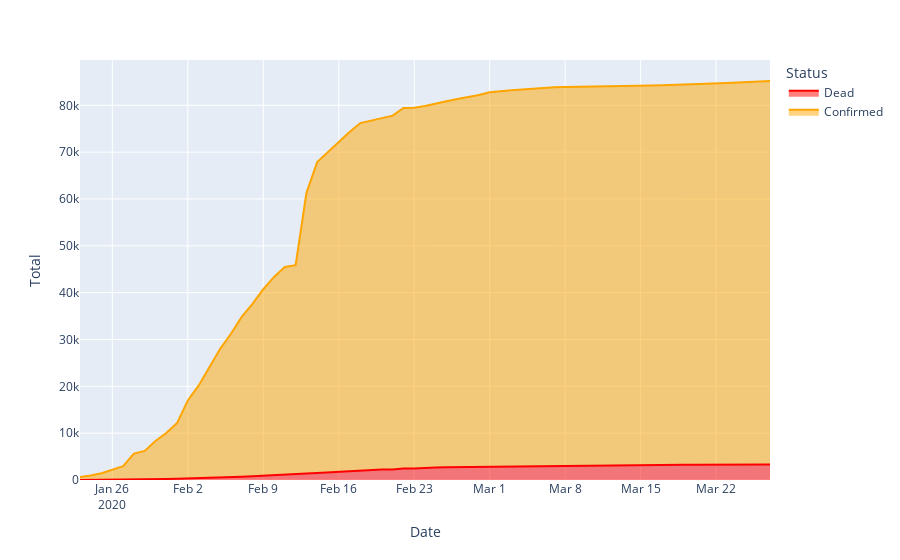

Notebook cell for this chart:
### Code cell
fig = px.area(china_total_time, x="Date", y="Total", color_discrete_sequence = ['red', 'orange'], color="Status")
fig.show()
